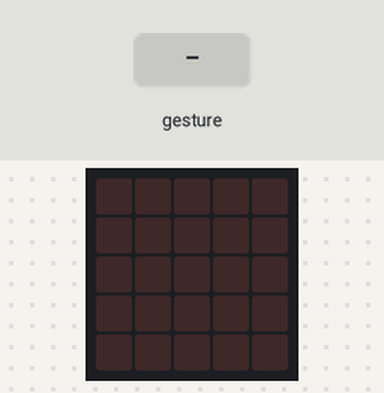
Recording of a program running on a simulated BBC micro:bit (MakeCode). Shown: the board's 5×5 LED display. The inputs (shaded band) are chosen by the test bench. Random numbers come from a fixed seed; a tilt is held for 1.5 s and a shake lasts 1 s, then the board lies face up again.

Above: at 1.2 s.
1.3 s: gesture 'shake'
At 2.6 s:
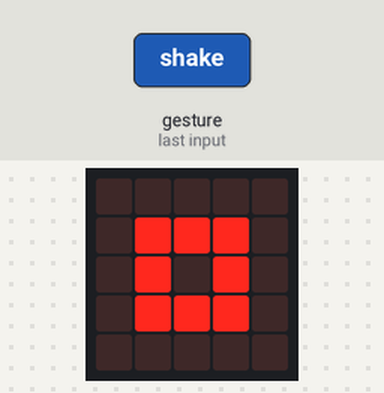
3.0 s: gesture 'shake'
At 3.9 s:
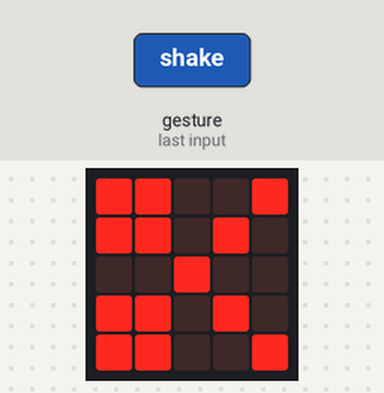
Timing chart, 0 to 6.0 s (numbered marks = the images above; inputs shaded):
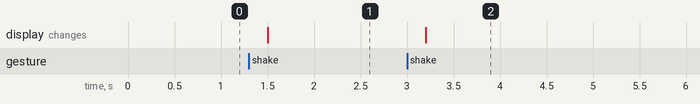

Measured:
- after the input at 1.3 s, the display: changes after 0.20 s (image 1)
- after the input at 3.0 s, the display: changes after 0.20 s (image 2)

The program:

main.ts
```typescript
let numero_02 = 0
input.onGesture(Gesture.Shake, function () {
    numero_02 = randint(0, 2)
    if (numero_02 == 0) {
        basic.showIcon(IconNames.SmallSquare)
    } else if (numero_02 == 1) {
        basic.showIcon(IconNames.Square)
    } else {
        basic.showIcon(IconNames.Scissors)
    }
})
basic.forever(function () {

})
```

test.ts
```typescript
// aquí va el archivo "tests"; esto no se compilará cuando este paquete se utilice como una extensión.
```
